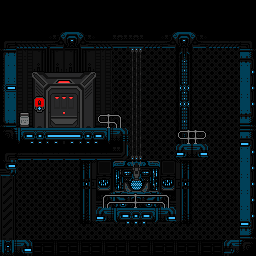

The image is a tile-based game level rendered from a .tmx file. Its description and source (layers, tilesets, objects; grid data summarised) follow:
An orthogonal 16x16 tile map with 16x16 px tiles, 4 tile layers (wall, bg doodads, main, fence), 2 tilesets and 4 objects (2x locker, l_0, b_0).

<map version="1.0" orientation="orthogonal" renderorder="right-down" width="16" height="16" tilewidth="16" tileheight="16" nextobjectid="6">
 <properties>
  <property name="isStart" type="bool" value="true" />
 </properties>
 <tileset firstgid="1" source="../corpus.tsx" />
 <tileset firstgid="12097" source="../../connectors.tsx" />
 <layer name="wall" width="16" height="16">
  <data>[256 cells, 172 non-empty, 33 distinct tile ids]</data>
 </layer>
 <layer name="bg doodads" width="16" height="16">
  <data>[256 cells, 24 non-empty, 20 distinct tile ids]</data>
 </layer>
 <layer name="main" width="16" height="16">
  <data>[256 cells, 61 non-empty, 39 distinct tile ids]</data>
 </layer>
 <objectgroup name="lockers" visible="0">
  <object id="4" type="locker" x="112" y="176" width="16" height="32" />
  <object id="5" type="locker" x="128" y="176" width="16" height="32" />
 </objectgroup>
 <layer name="fence" width="16" height="16">
  <data>[256 cells, 9 non-empty, 6 distinct tile ids]</data>
 </layer>
 <objectgroup name="connectors">
  <object id="2" type="l_0" gid="12101" x="0" y="176" width="16" height="16">
   <properties>
    <property name="type" type="int" value="0" />
   </properties>
  </object>
  <object id="3" name="B" type="b_0" gid="12100" x="16" y="256" width="16" height="16">
   <properties>
    <property name="type" type="int" value="0" />
   </properties>
  </object>
 </objectgroup>
</map>
